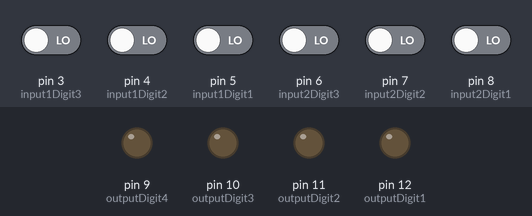
The sketch below on a simulated Arduino Uno, built with avr-gcc and run on an emulated ATmega328P. Parts: output pins drawn as LEDs (lit = HIGH). The inputs (shaded band) are chosen by the test bench; at power-on: pin 3 (input1Digit3), pin 4 (input1Digit2), pin 5 (input1Digit1), pin 6 (input2Digit3), pin 7 (input2Digit2), pin 8 (input2Digit1) LOW.

Above: at 2.2 s.
2.3 s: pin 3 (input1Digit3) driven HIGH
At 3.8 s:
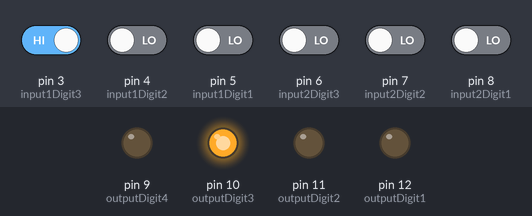
4.9 s: pin 4 (input1Digit2) driven HIGH
At 6.6 s:
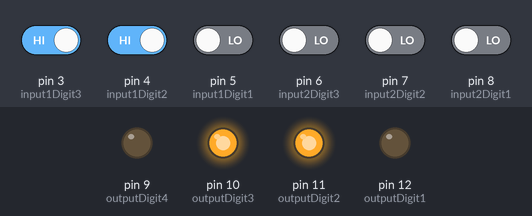
7.0 s: pin 5 (input1Digit1) driven HIGH
At 8.2 s:
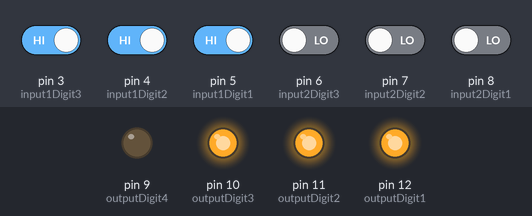
9.1 s: pin 6 (input2Digit3) driven HIGH
At 10.9 s:
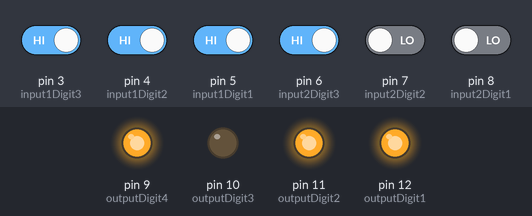
11.2 s: pin 7 (input2Digit2) driven HIGH
At 12.7 s:
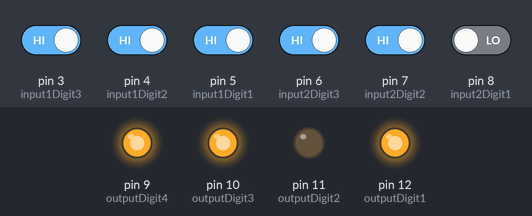
13.3 s: pin 8 (input2Digit1) driven HIGH
At 14.3 s:
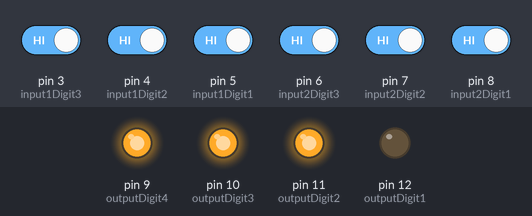
Timing chart, 0 to 16.3 s (numbered marks = the images above; inputs shaded):
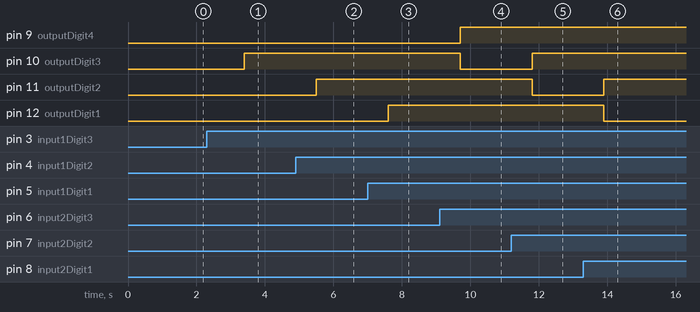

Measured:
- after the input at 2.3 s, pin 10 (outputDigit3): LOW → HIGH after 1.1 s
- after the input at 4.9 s, pin 11 (outputDigit2): LOW → HIGH after 0.60 s
- after the input at 7.0 s, pin 12 (outputDigit1): LOW → HIGH after 0.60 s
- after the input at 9.1 s, pin 9 (outputDigit4): LOW → HIGH after 0.60 s; pin 10 (outputDigit3): HIGH → LOW after 0.60 s
- after the input at 11.2 s, pin 10 (outputDigit3): LOW → HIGH after 0.60 s; pin 11 (outputDigit2): HIGH → LOW after 0.60 s
- after the input at 13.3 s, pin 11 (outputDigit2): LOW → HIGH after 0.60 s; pin 12 (outputDigit1): HIGH → LOW after 0.60 s

The sketch:

1_test_input.ino
```cpp
int input1Digit3 = 3;	// first binary number's 3rd digit (4's place)
int input1Digit2 = 4;	// first binary number's 2nd digit (2's place)
int input1Digit1 = 5;	// first binary number's 1st digit (1's place)

int input2Digit3 = 6;	// second binary number's 3rd digit (4's place)
int input2Digit2 = 7;	// second binary number's 2nd digit (2's place)
int input2Digit1 = 8;	// second binary number's 1st digit (1's place)

int outputDigit4 = 9;  // third binary number's 4th digit (8's place)
int outputDigit3 = 10; // third binary number's 3rd digit (4's place)
int outputDigit2 = 11; // third binary number's 2nd digit (2's place)
int outputDigit1 = 12; // third binary number's 1st digit (1's place)

int accumulator;

void setup() {
	pinMode(input1Digit3, INPUT);
	pinMode(input1Digit2, INPUT);
	pinMode(input1Digit1, INPUT);

	pinMode(input2Digit3, INPUT);
	pinMode(input2Digit2, INPUT);
	pinMode(input2Digit1, INPUT);

	pinMode(outputDigit4, OUTPUT);
	pinMode(outputDigit3, OUTPUT);
	pinMode(outputDigit2, OUTPUT);
	pinMode(outputDigit1, OUTPUT);
}

void loop() {
  accumulator = 0;

	if(digitalRead(input1Digit3) == HIGH)
	{
		accumulator += 4;
	}
	delay(100);

	if(digitalRead(input1Digit2) == HIGH)
	{
		accumulator += 2;
	}
	delay(100);

	if(digitalRead(input1Digit1) == HIGH)
	{
		accumulator += 1;
	}
	delay(100);

	if(digitalRead(input2Digit3) == HIGH)
	{
		accumulator += 4;
	}
	delay(100);

	if(digitalRead(input2Digit2) == HIGH)
	{
		accumulator += 2;
	}
	delay(100);

	if(digitalRead(input2Digit1) == HIGH)
	{
		accumulator += 1;
	}
	delay(100);

	if(accumulator%2 == 1)
	{
		digitalWrite(outputDigit1, HIGH);
	}
	else
	{
		digitalWrite(outputDigit1, LOW);
	}

	if((accumulator/2)%2 == 1)
	{
		digitalWrite(outputDigit2, HIGH);
	}
	else
	{
		digitalWrite(outputDigit2, LOW);
	}

	if((accumulator/4)%2 == 1)
	{
		digitalWrite(outputDigit3, HIGH);
	}
	else
	{
		digitalWrite(outputDigit3, LOW);
	}

	if((accumulator/8)%2 == 1)
	{
		digitalWrite(outputDigit4, HIGH);
	}
	else
	{
		digitalWrite(outputDigit4, LOW);
	}
	delay(100);
}
```
